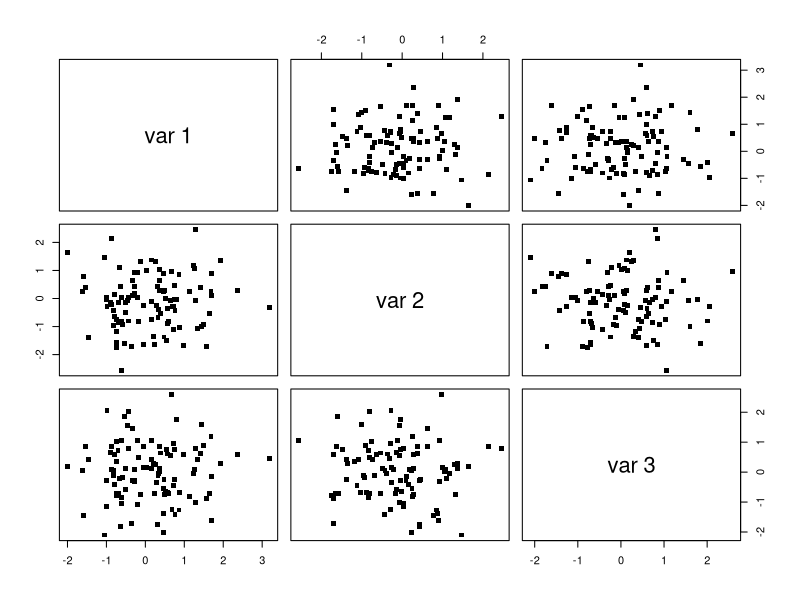
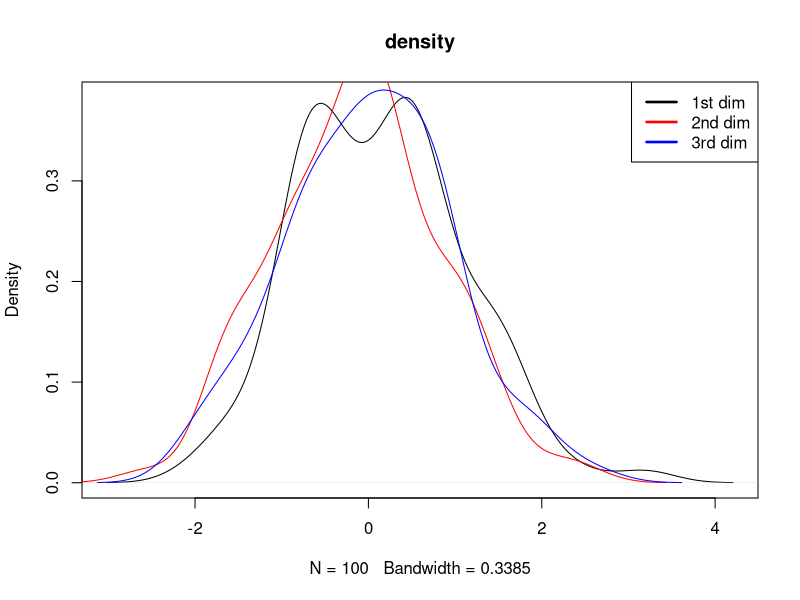
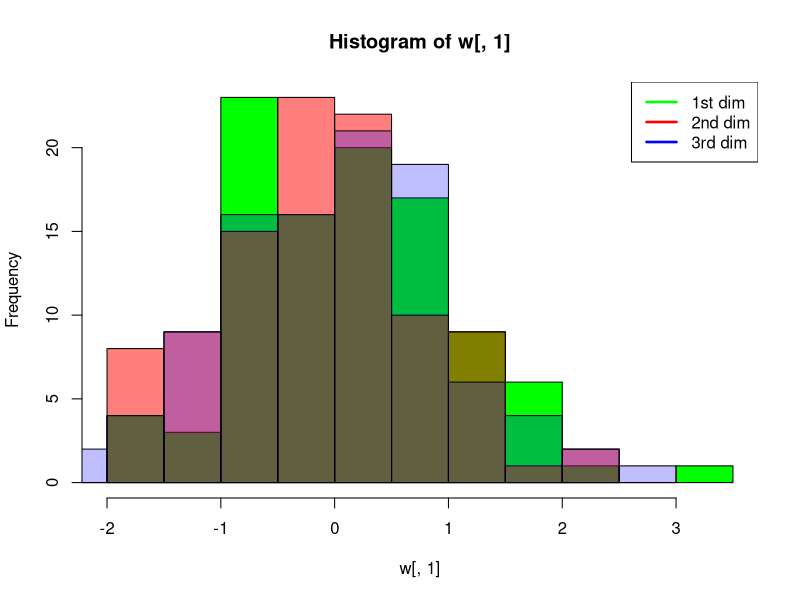
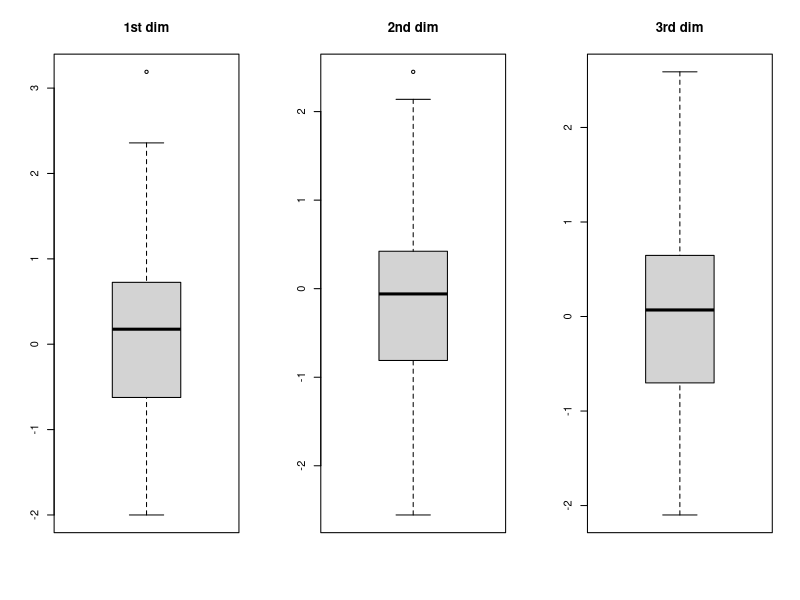
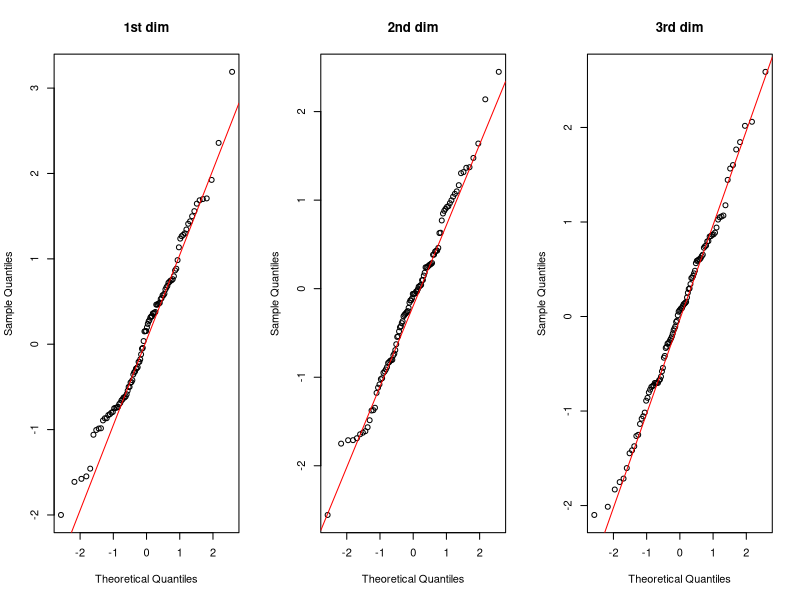
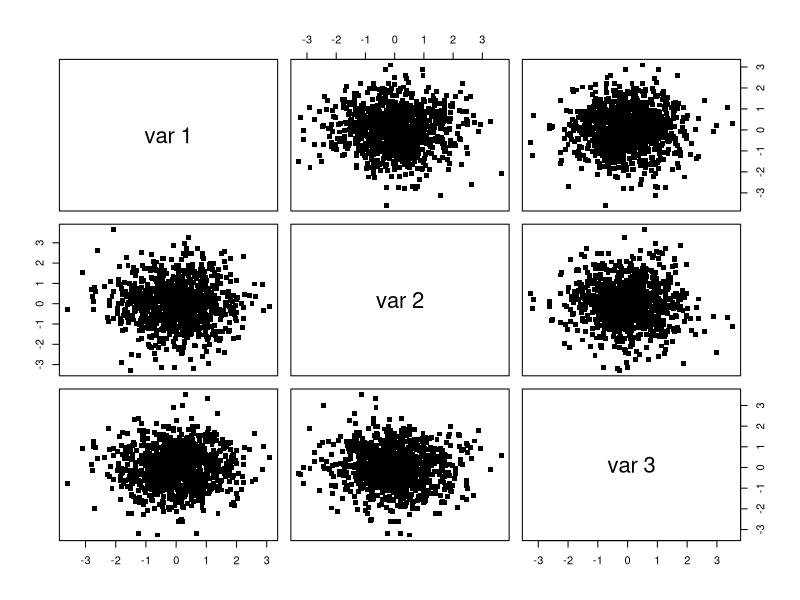
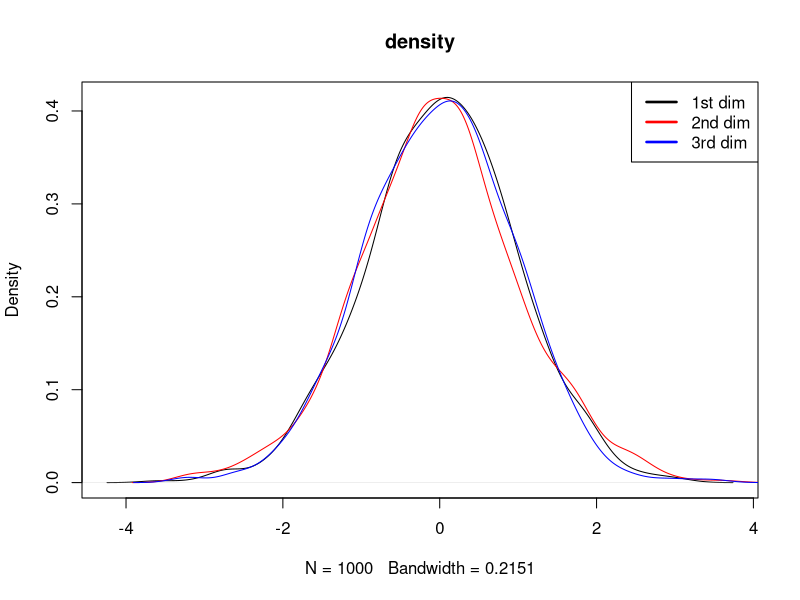
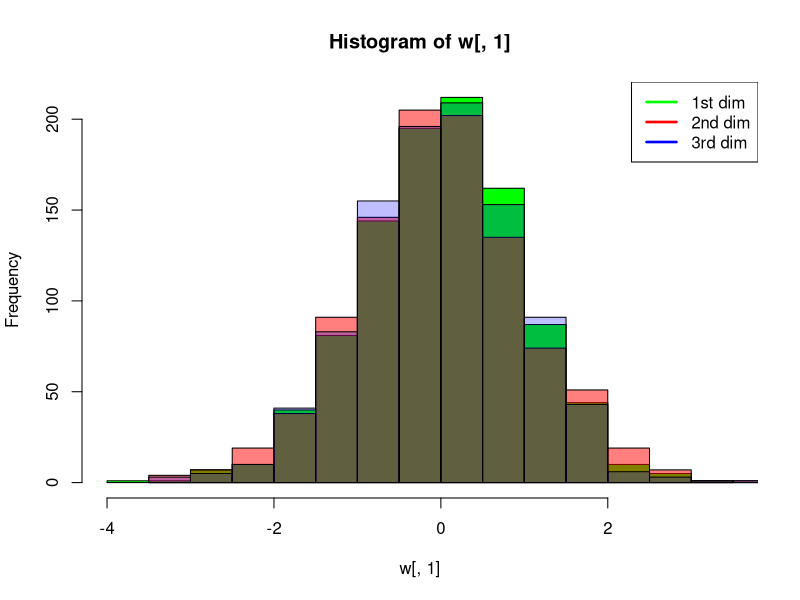

Recreate these plots in R, in order. (Note: this script raises an error after producing the figures.)
library(mvtnorm)

calcula.sigma <- function(variancia,correlacao) {
    sjj <- variancia ## Variancia igual a 1
    r_jk <- correlacao ## Utilizando a primeira opcao de correlacao
    R <<- matrix(r_jk,3,3)
    diag(R) <<- 1 ## Matriz de correlacao tem 1 como diagonal
    roh <- sqrt(sjj) ## Desvio padrao
    delta_meio <- diag(roh,3,3)
    
    delta_meio %*% R %*% delta_meio ## Retorna Sigma
    
}

matriz.eh.definida.positiva <- function(m) {
    e <- eigen(m)$values >= 0 ## Matriz positiva definida tem auto valores >= 0
    all(e)
}

analisa.matriz <- function(cor.index,tam.amostra,save.image = FALSE) {
    r_jk_values <- c(-.9, 0,.9,.99) ## Possiveis valores de correlacao
    tam_amostras <- c(100,1000,10000) ## Tamanho das possiveis amostras
    
    cor.selected <- r_jk_values[cor.index]
    num.amostras <- tam_amostras[tam.amostra]
    
    Sigma = calcula.sigma(1,cor.selected)
    if (matriz.eh.definida.positiva(Sigma)) { ## para simular a normal Sigma deve ser positivo e definido
        if (save.image) {
            if (!file.exists("./images")) dir.create("./images")
        }
        w <<- rmvnorm(num.amostras,mean = c(0,0,0),sigma = Sigma)
        ## Plot graphics
        if (save.image) png(paste("./images/","pairs_",cor.selected,"_",
                                  num.amostras,".png",sep = "")) else quartz()
        pairs(w,pch=15) ## dispersão 2 a 2
        if (save.image) dev.off()
        
        if (save.image) png(paste("./images/","densidade_",cor.selected,"_",
                                  num.amostras,".png",sep = "")) else quartz()
        ## comparacao de densidades
        #displayMatrix <<- matrix(c(1,1,1,2,2,2,3,4,5,6,7,8),4,3,byrow=T)
        #layout(displayMatrix)
        #par(mfrow=c(2,1))
        d1 <- density(w[,1])
        d2 <- density(w[,2])
        d3 <- density(w[,3])
        lty = rep(1,each=3)
        lwd = rep(2.5,each=3)
        
        plot(d1,main = "density")
        lines(d2,col="red")
        lines(d3,col="blue")
        legend("topright",legend = c("1st dim","2nd dim","3rd dim"),
               col = c("black","red","blue"),
               lty = lty, lwd = lwd)
        if (save.image) dev.off()
        
        
        if (save.image) png(paste("./images/","hist_",cor.selected,"_",
                                  num.amostras,".png",sep = "")) else quartz()
        ## comparacao de histogramas
        hist(w[,1],col=rgb(0,1,0,1)) 
        hist(w[,2],add=T,col = rgb(1,0,0,1/2))
        hist(w[,3],add=T,col=rgb(0,0,1,1/4))
        legend("topright",legend = c("1st dim","2nd dim","3rd dim"),
               col = c("green","red","blue"),
               lty = lty, lwd = lwd)
        if (save.image) dev.off()
        
        
        if (save.image) png(paste("./images/","boxplot_",cor.selected,"_",
                                  num.amostras,".png",sep = "")) else quartz()
        ## comparacao boxplot
        #quartz() ## Boxplot e QQNorm plot de cada dimensão  
        par(mfrow=c(1,3))
        boxplot(w[,1], main = "1st dim")
        boxplot(w[,2], main = "2nd dim")
        boxplot(w[,3], main = "3rd dim")
        if (save.image) dev.off()
        
        
        if (save.image) png(paste("./images/","qqnorm_",cor.selected,"_",
                                  num.amostras,".png",sep = "")) else quartz()
        par(mfrow=c(1,3))
        ## comparacao QQNorm de cada dimensao
        qqnorm(w[,1], main = "1st dim")
        qqline(w[,1],col="red") 
        qqnorm(w[,2], main = "2nd dim")
        qqline(w[,2],col="red")
        qqnorm(w[,3], main = "3rd dim")
        qqline(w[,3],col="red")
        if (save.image) dev.off()
    } else {
        cat("Matriz Sigma não é positiva e definida\n")
    }
}

save <- FALSE

analisa.matriz(1,1,save.image = save) ## Sigma não é positiva definida

## Segundo valor de correlacao (0.0)
analisa.matriz(2,1,save.image = save) 
analisa.matriz(2,2,save.image = save)
analisa.matriz(2,3,save.image = save)

## Terceiro valor de correlacao (0.9)
analisa.matriz(3,1,save.image = save) 
analisa.matriz(3,2,save.image = save)
analisa.matriz(3,3,save.image = save)

## Quarto valor de correlacao (0.99)
analisa.matriz(4,1,save.image = save) 
analisa.matriz(4,2,save.image = save)
analisa.matriz(4,3,save.image = save)

